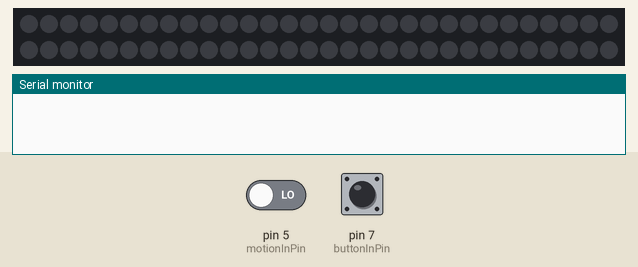
A sketch run on a simulated Arduino Uno, built with avr-gcc and run on an emulated ATmega328P. Shown: 60 RGB LEDs in strip order, left to right, continuing on the next row, the last lines printed to the serial monitor. Inputs (shaded band) come from the test bench; at power-on: pin 7 (buttonInPin) LOW, pin 5 (motionInPin) LOW. Dim RGB values are drawn brighter than linear.

Above: at 1.2 s.
1.3 s: pin 7 (buttonInPin) pulled HIGH for 0.15 s
At 3.3 s:
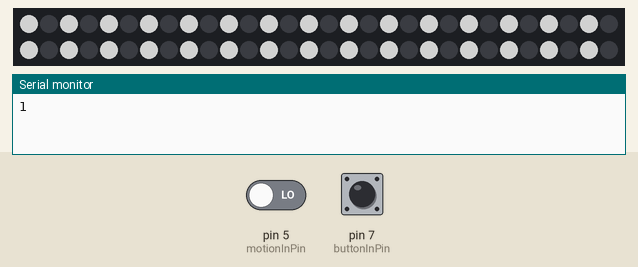
3.6 s: pin 7 (buttonInPin) pulled HIGH for 1 s
At 4.09 s:
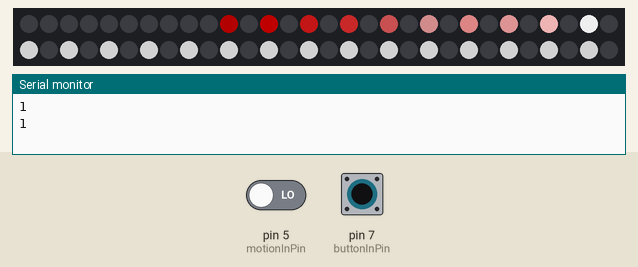
6.1 s: pin 7 (buttonInPin) pulled HIGH for 3.2 s
At 9.78 s:
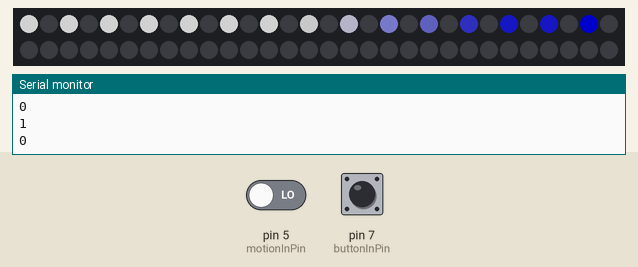
Timing chart, 0 to 11.3 s (numbered marks = the images above; inputs shaded):
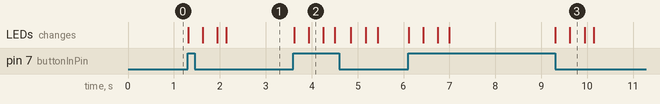

Measured:
- after the input at 1.3 s, the LEDs: first change at once (image 1 shows a later state)
- after the input at 3.6 s, the LEDs: first change at once (image 2 shows a later state)
- after the input at 6.1 s, the LEDs: first change at once (image 3 shows a later state)

The sketch:

KitchenLEDs.ino
```cpp
#include <Adafruit_NeoPixel.h>


int numPixels = 60;
int LEDstate = 0;

const int buttonInPin = 7;
const int motionInPin = 5;

int buttonState = 0;
int previousButtonState = 0;

Adafruit_NeoPixel strip = Adafruit_NeoPixel(numPixels, 2, NEO_GRB + NEO_KHZ800);

long nightFadeOnTime = 0;
long nightFadeDuration = 30000;
int nightFadeState = 0;

void setup() {

  Serial.begin(9600);

  pinMode(buttonInPin, INPUT);
  strip.begin();
  strip.show(); // Initialize all pixels to 'off'
  //sweepOn();
  //delay(500);
  //sweepOff();
}

void loop() {
  // put your main code here, to run repeatedly:

  buttonState = digitalRead(buttonInPin);
  digitalWrite(13, buttonState);
  if (buttonState != previousButtonState)
  {

    Serial.println(buttonState);

    if (LEDstate)
    {
      sweepOff();
      //sweepOn();
//      digitalWrite(13, LOW);
      LEDstate = 0;

    } else
    {
      //sweepOff();
      sweepOn();
//      digitalWrite(13, HIGH);
      LEDstate = 1;
    }
    buttonState = digitalRead(buttonInPin);

    previousButtonState = buttonState;
  }

  if(digitalRead(motionInPin))
  {
    if(nightFadeState)
    {
      nightFadeOnTime = millis();
    }else
    {
      nightFadeState = 1;
      nightFadeOn();
      nightFadeOnTime = millis();
    }

  }

  if(nightFadeState)
  {
    if(millis() - nightFadeOnTime > nightFadeDuration)
    {
      nightFadeOff();
      nightFadeState = 0;
    }
  }

  delay(20);
}

void nightFadeOn()
{
  for(int i = 0; i>60; i = i + 5)
  {

    strip.setPixelColor(5, strip.Color(i,i,i));
    strip.setPixelColor(4, strip.Color(i*1.2,i*1.2,i*1.2));
    strip.setPixelColor(3, strip.Color(i*1.4,i*1.4,i*1.4));
    strip.setPixelColor(2, strip.Color(i*1.6,i*1.6,i*1.6));
    strip.setPixelColor(1, strip.Color(i*1.8,i*1.8,i*1.8));
    strip.show();
    delay(50);

  }
}

void nightFadeOff()
{
  for(int i = 60; i<0; i = i - 5)
  {

    strip.setPixelColor(5, strip.Color(i,i,i));
    strip.setPixelColor(4, strip.Color(i*1.2,i*1.2,i*1.2));
    strip.setPixelColor(3, strip.Color(i*1.4,i*1.4,i*1.4));
    strip.setPixelColor(2, strip.Color(i*1.6,i*1.6,i*1.6));
    strip.setPixelColor(1, strip.Color(i*1.8,i*1.8,i*1.8));
    strip.show();
    delay(50);

  }
}


void sweepOn()
{
  for (int i = 0; i <= numPixels + 20; i+=2)
  {
    if (i <= numPixels)
    {
      strip.setPixelColor(i, strip.Color(0, 0, 110));
    }
    if (i >= 1)
    {
      strip.setPixelColor(i - 2, strip.Color(10, 10, 90));
    }
    if (i >= 4)
    {
      strip.setPixelColor(i - 4, strip.Color(10, 10, 90));
    }
    if (i >= 6)
    {
      strip.setPixelColor(i - 6, strip.Color(20, 20, 80));
    }
    if (i >= 8)
    {
      strip.setPixelColor(i - 8, strip.Color(40, 40, 80));
    }
    if (i >= 10)
    {
      strip.setPixelColor(i - 10, strip.Color(60, 60, 100));
    }
    if (i >= 12)
    {
      strip.setPixelColor(i - 12, strip.Color(90, 90, 100));
    }
    if (i >= 14)
    {
      strip.setPixelColor(i - 14, strip.Color(100, 100, 100));
    }
    if (i >= 16)
    {
      strip.setPixelColor(i - 16, strip.Color(120, 120, 120));
    }
//    if (i >= 18)
//    {
//      strip.setPixelColor(i - 18, strip.Color(150, 150, 150));
//    }
//    if (i >= 20)
//    {
//      strip.setPixelColor(i - 20, strip.Color(200, 200, 200));
//    }


    strip.show();

    delay(20);
  }


}

void sweepOnSmooth()
{

  int val1[3] = {0, 0, 110};
  int val2[3] = {10, 10, 110};
  int val3[3] = {10, 10, 90};
  int val4[3] = {20, 20, 80};
  int val5[3] = {40, 40, 80};
  int val6[3] = {60, 60, 100};
  int val7[3] = {90, 90, 100};
  int val8[3] = {100, 100, 100};
  int val9[3] = {120, 120, 120};
  int val10[3] = {150, 150, 150};
  int val11[3] = {200, 200, 200};

  int activePixel = 0;
  int fade = 0;


  for (int i = 0; i <= (numPixels + 20) * 10; i++)
  {

    if (activePixel <= numPixels)
    {
      strip.setPixelColor(activePixel, strip.Color(interp(0, val1[0], fade), interp(0, val1[1], fade), interp(0, val1[2], fade)));
    }
    if (activePixel >= 2)
    {
      strip.setPixelColor(activePixel - 2, strip.Color(interp(val1[0], val2[0], fade), interp(val1[1], val2[1], fade), interp(val1[2], val2[2], fade)));
    }
    if (activePixel >= 4)
    {
      strip.setPixelColor(activePixel - 4, strip.Color(interp(val2[0], val3[0], fade), interp(val2[1], val3[1], fade), interp(val2[2], val3[2], fade)));
    }
    if (activePixel >= 6)
    {
      strip.setPixelColor(activePixel - 6, strip.Color(interp(val3[0], val4[0], fade), interp(val3[1], val4[1], fade), interp(val3[2], val4[2], fade)));
    }
    if (activePixel >= 8)
    {
      strip.setPixelColor(activePixel - 8, strip.Color(interp(val4[0], val5[0], fade), interp(val4[1], val5[1], fade), interp(val4[2], val5[2], fade)));
    }
    if (activePixel >= 10)
    {
      strip.setPixelColor(activePixel - 10, strip.Color(interp(val5[0], val6[0], fade), interp(val5[1], val6[1], fade), interp(val5[2], val6[2], fade)));
    }
    if (activePixel >= 12)
    {
      strip.setPixelColor(activePixel - 12, strip.Color(interp(val6[0], val7[0], fade), interp(val6[1], val7[1], fade), interp(val6[2], val7[2], fade)));
    }
    if (activePixel >= 14)
    {
      strip.setPixelColor(activePixel - 14, strip.Color(interp(val7[0], val8[0], fade), interp(val7[1], val8[1], fade), interp(val7[2], val8[2], fade)));
    }
    if (activePixel >= 16)
    {
      strip.setPixelColor(activePixel - 16, strip.Color(interp(val8[0], val9[0], fade), interp(val8[1], val9[1], fade), interp(val8[2], val9[2], fade)));
    }
    if (activePixel >= 18)
    {
      strip.setPixelColor(activePixel - 18, strip.Color(interp(val9[0], val10[0], fade), interp(val9[1], val10[1], fade), interp(val9[2], val10[2], fade)));
    }
    if (activePixel >= 20)
    {
      strip.setPixelColor(activePixel - 20, strip.Color(interp(val10[0], val11[0], fade), interp(val10[1], val11[1], fade), interp(val10[2], val11[2], fade)));
    }


    strip.show();

    fade ++;
    if (fade == 10)
    {
      fade = 0;
      activePixel ++;
    }

    delay(2);
  }


}


void sweepOff()
{
  for (int i = 0; i <= numPixels + 20; i+=2)
  {
    if (i <= numPixels)
    {
      strip.setPixelColor(i, strip.Color(200, 200, 200));
    }
    if (i >= 1)
    {
      strip.setPixelColor(i - 2, strip.Color(200, 150, 150));
    }
    if (i >= 4)
    {
      strip.setPixelColor(i - 4, strip.Color(150, 100, 100));
    }
    if (i >= 6)
    {
      strip.setPixelColor(i - 6, strip.Color(150, 90, 90));
    }
    if (i >= 8)
    {
      strip.setPixelColor(i - 8, strip.Color(120, 80, 80));
    }
    if (i >= 10)
    {
      strip.setPixelColor(i - 10, strip.Color(100, 40, 40));
    }
    if (i >= 12)
    {
      strip.setPixelColor(i - 12, strip.Color(100, 20, 20));
    }
    if (i >= 14)
    {
      strip.setPixelColor(i - 14, strip.Color(90, 10, 10));
    }
    if (i >= 16)
    {
      strip.setPixelColor(i - 16, strip.Color(80, 0, 0));
    }
    if (i >= 18)
    {
      strip.setPixelColor(i - 18, strip.Color(60, 0, 0));
    }
    if (i >= 20)
    {
      strip.setPixelColor(i - 20, strip.Color(0, 0, 0));
    }


    strip.show();

    delay(20);
  }


  //    delay(200);
  //
  //    for(int i = 0; i<=numPixels; i++)
  //    {
  //      strip.setPixelColor(i, strip.Color(100, 100, 100));
  //    }
  //    strip.show();

}

uint8_t interp(int start, int finish, int fade)
{
  int difference = finish - start;
  uint8_t result;

  if (fade == 0)
  {
    result = start;
  } else if (fade == 10)
  {
    result = finish;
  } else
  {
    result = start + (difference / 10) * fade;
  }

  return (result);
}
```
